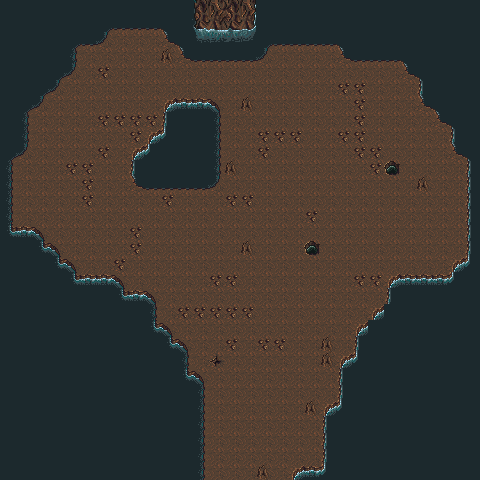

The image is a tile-based game level rendered from a .tmx file. Its description and source (layers, tilesets, objects; grid data summarised) follow:
An orthogonal 30x30 tile map with 16x16 px tiles, 3 tile layers (collision, Floor, Walls), 4 tilesets and 4 objects (2x zone, portal, mainPlayer).

<map version="1.0" orientation="orthogonal" width="30" height="30" tilewidth="16" tileheight="16">
 <tileset firstgid="1" name="metatiles16x16" tilewidth="16" tileheight="16">
  <image source="sprites/metatiles16x16.png" trans="ff00ff" width="96" height="16" />
  <tile id="0">
   <properties>
    <property name="type" value="solid" />
   </properties>
  </tile>
 </tileset>
 <tileset firstgid="7" name="cave" tilewidth="16" tileheight="16">
  <image source="sprites/cave.png" trans="ff00ff" width="256" height="336" />
 </tileset>
 <tileset firstgid="343" name="avatar" tilewidth="16" tileheight="16">
  <image source="sprites/avatar.png" trans="ff00ff" width="256" height="16" />
 </tileset>
 <tileset firstgid="359" name="u6tiles" tilewidth="16" tileheight="16">
  <image source="sprites/u6tiles.png" trans="ffffff" width="512" height="1024" />
 </tileset>
 <layer name="collision" width="30" height="30">
  <data>[900 cells, 139 non-empty, 1 distinct tile ids]</data>
 </layer>
 <layer name="Floor" width="30" height="30">
  <data>[900 cells, 900 non-empty, 30 distinct tile ids]</data>
 </layer>
 <objectgroup color="#00ff00" name="zones" width="30" height="30">
  <object name="portal" type="portal" gid="2358" x="259" y="464">
   <properties>
    <property name="warpto" value="MAP0101" />
   </properties>
  </object>
  <object name="mobzone" type="zone" x="128" y="206" width="253" height="63">
   <properties>
    <property name="level" value="2" />
    <property name="mob" value="spider" />
    <property name="mobcount" value="10" />
   </properties>
  </object>
  <object name="mobzone" type="zone" x="214" y="284" width="94" height="157">
   <properties>
    <property name="level" value="2" />
    <property name="mob" value="spider" />
    <property name="mobcount" value="10" />
   </properties>
  </object>
 </objectgroup>
 <layer name="Walls" width="30" height="30">
  <data>[900 cells, 0 non-empty, 0 distinct tile ids]</data>
 </layer>
 <objectgroup color="#00aa00" name="Entities" width="30" height="30">
  <object name="mainPlayer" gid="352" x="256" y="176" />
 </objectgroup>
</map>
